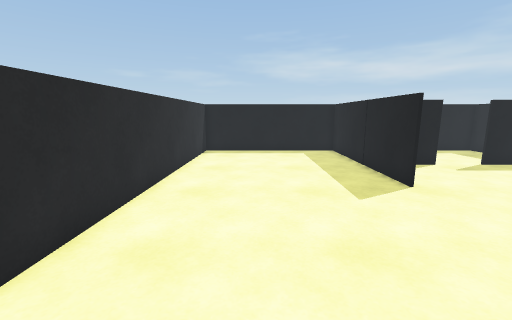
[1] (above)

12 first-person views from a walk through a scene from a Unity 3-D project. The camera is 1.3 m above the floor, tilts 10° down and sees 90° across. The floor is counted in squares, 0.5 m on a side. Each view is taken from the middle of a square. On the plan, view 1 faces up. The plan holds only what a view shows up to about 18 squares ahead; the rest is blank. The player character is not drawn. Surface patterns are stand-ins for the level's own textures.

[2]
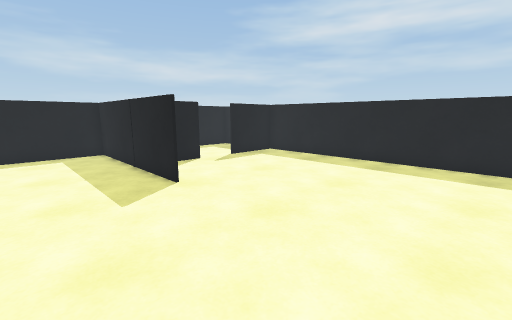

[3]
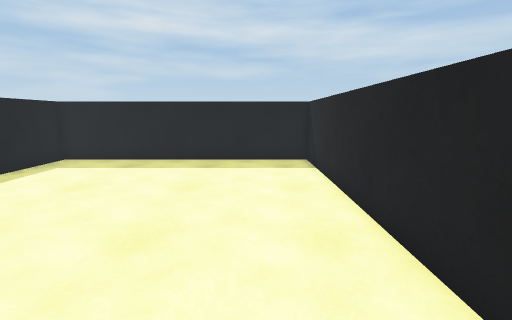

[4]
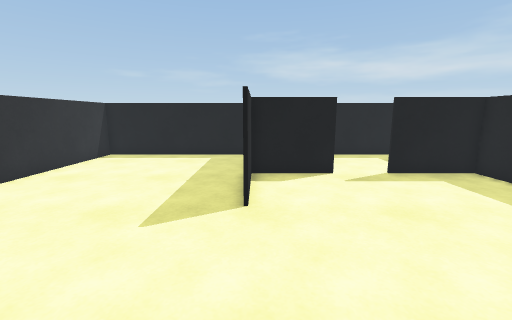

[5]
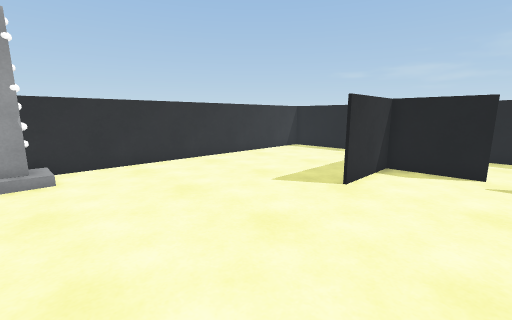

[6]
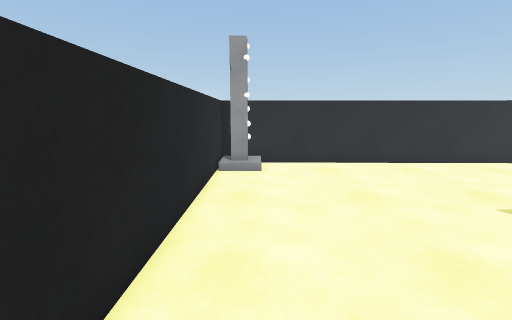

[7]
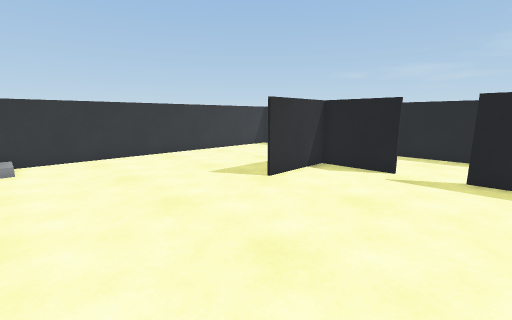

[8]
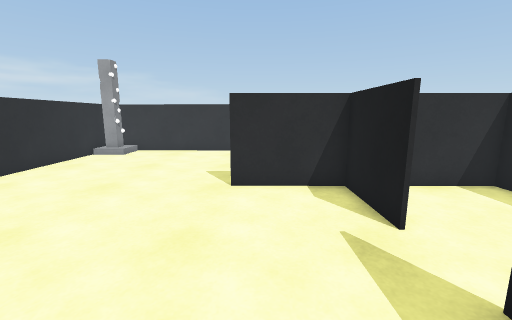

[9]
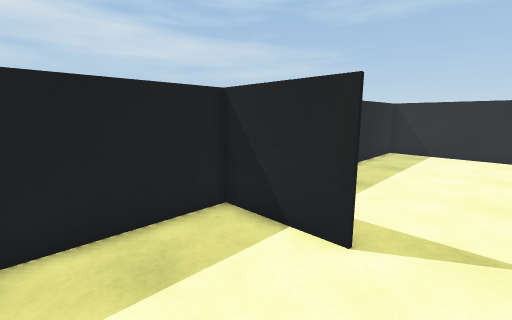

[10]
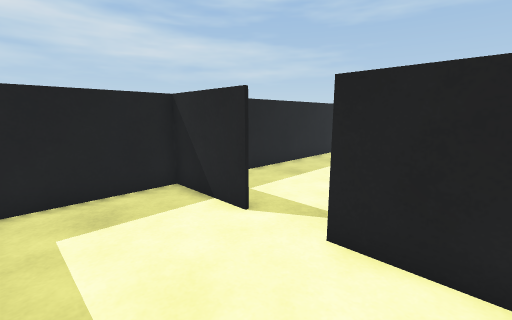

[11]
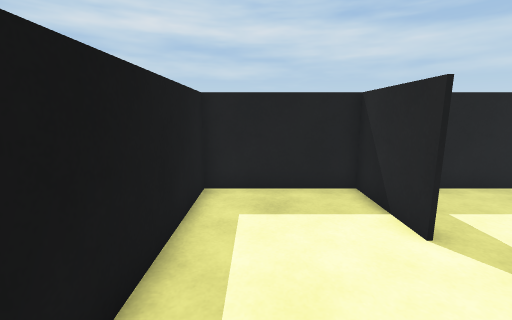

[12]
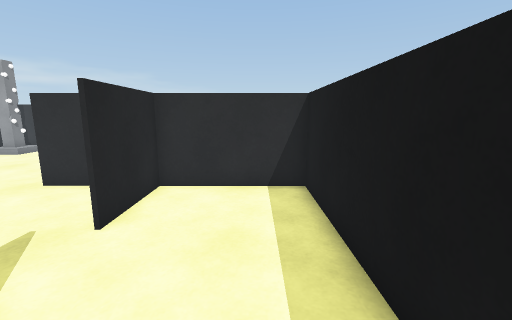

### Floor plan
Points are (right, up) in squares from view 1. A wall is a line through its corners. A room is listed if a view was taken in it or the views show most of it. See-through windows are left out.
Room 1 (views 1, 2, 3, 4, 5, 6, 7, 8)
walls: (5.7, 8.9) (5.7, 18.8); (5.8, 13) (5.8, 9.1); (9.5, 13.3) (5.5, 13.3); (6, 18.8) (-3.7, 18.8) (-4, -0.9) (15.9, -1) (15.9, 12.9); (-3.3, 0.6) (-2.3, 0.6) (-2.3, -0.2); (15.9, 13.3) (11.9, 13.3)
low walls: (-1.8, 0.5) (-1.8, -0.8)
ways out: opening at (10.5, 13) to room 2
Room 2 (views 9, 10, 11, 12)
walls: (11.9, 13.4) (15.9, 13.4); (15.9, 12.9) (15.9, 18.9) (6, 18.8); (5.8, 13.4) (9.5, 13.4); (5.8, 18.9) (5.8, 13)
ways out: opening at (10.5, 13) to room 1

Where each view was taken, in squares from view 1:
view 1: 0 up, 0 right, facing up
view 2: 0 up, 1 right, facing up-right
view 3: 2 up, 1 right, facing right
view 4: 2 up, 6 right, facing up
view 5: 0 up, 10 right, facing up-left
view 6: 1 up, 10 right, facing left
view 7: 1 up, 13 right, facing up-left
view 8: 10 up, 15 right, facing left
view 9: 18 up, 10 right, facing down-right
view 10: 18 up, 7 right, facing down-right
view 11: 17 up, 7 right, facing right
view 12: 17 up, 15 right, facing left
